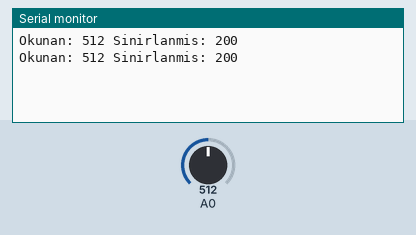
This sketch was run on a simulated Arduino Uno, built with avr-gcc and run on an emulated ATmega328P. Parts: the last lines printed to the serial monitor. Inputs (shaded band) come from the test bench; at power-on: A0 = 512.

Above: at 1.8 s.
1.9 s: A0 set to 716
At 2.7 s:
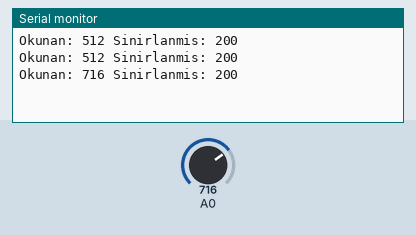
3.4 s: A0 set to 900
At 4.8 s:
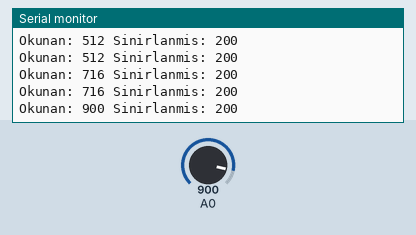
Timing chart, 0 to 6.4 s (numbered marks = the images above; inputs shaded):
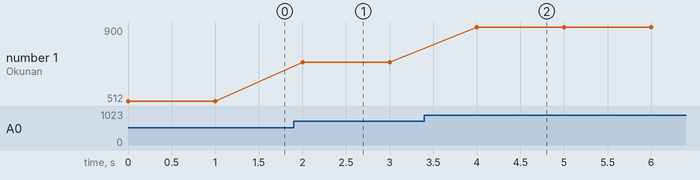

The sketch:

Bolum_3_5_Sayiyi_Aralikla_Sinirlandirma.ino
```cpp
void setup() {
  Serial.begin(9600);
}

void loop() {
  // Test için bir değer oluşturuyoruz
  int myValue = analogRead(A0);

  // constrain() değeri 100 ile 200 arasında kalmaya zorlar
  int myConstrainedValue = constrain(myValue, 100, 200);

  Serial.print("Okunan: "); Serial.print(myValue);
  Serial.print(" Sinirlanmis: "); Serial.println(myConstrainedValue);
  delay(1000);
}
```

Measured:
- after the input at 1.9 s, the serial monitor: prints a new line after 0.10 s (image 1)
- after the input at 3.4 s, the serial monitor: prints a new line after 0.60 s (image 2)
- plotted number 1: 512 → 716 after the input at 1.9 s, 716 → 900 after the input at 3.4 s
